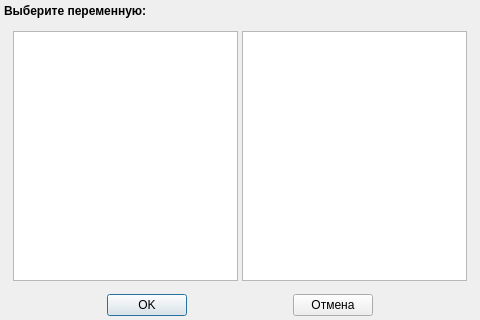
<?xml version="1.0" encoding="UTF-8"?>
<ui version="4.0">
 <class>ComponentSelectionDialog</class>
 <widget class="QDialog" name="ComponentSelectionDialog">
  <property name="geometry">
   <rect>
    <x>0</x>
    <y>0</y>
    <width>480</width>
    <height>320</height>
   </rect>
  </property>
  <property name="windowTitle">
   <string>Выбор переменной</string>
  </property>
  <layout class="QVBoxLayout" name="verticalLayout">
   <property name="spacing">
    <number>4</number>
   </property>
   <property name="margin">
    <number>4</number>
   </property>
   <item>
    <widget class="QLabel" name="titleLabel">
     <property name="font">
      <font>
       <weight>75</weight>
       <bold>true</bold>
      </font>
     </property>
     <property name="text">
      <string>Выберите переменную:</string>
     </property>
    </widget>
   </item>
   <item>
    <widget class="QWidget" name="dividerWidget" native="true">
     <property name="sizePolicy">
      <sizepolicy hsizetype="Preferred" vsizetype="MinimumExpanding">
       <horstretch>0</horstretch>
       <verstretch>0</verstretch>
      </sizepolicy>
     </property>
     <layout class="QHBoxLayout" name="dividerLayout">
      <property name="spacing">
       <number>4</number>
      </property>
      <item>
       <widget class="QListWidget" name="pagesListWidget"/>
      </item>
      <item>
       <widget class="QListWidget" name="variablesListWidget"/>
      </item>
     </layout>
    </widget>
   </item>
   <item>
    <layout class="QHBoxLayout" name="horizontalLayout_2">
     <property name="spacing">
      <number>4</number>
     </property>
     <item>
      <spacer name="horizontalSpacer">
       <property name="orientation">
        <enum>Qt::Horizontal</enum>
       </property>
       <property name="sizeHint" stdset="0">
        <size>
         <width>40</width>
         <height>20</height>
        </size>
       </property>
      </spacer>
     </item>
     <item>
      <widget class="QPushButton" name="okButton">
       <property name="text">
        <string>OK</string>
       </property>
      </widget>
     </item>
     <item>
      <spacer name="horizontalSpacer_2">
       <property name="orientation">
        <enum>Qt::Horizontal</enum>
       </property>
       <property name="sizeHint" stdset="0">
        <size>
         <width>40</width>
         <height>20</height>
        </size>
       </property>
      </spacer>
     </item>
     <item>
      <widget class="QPushButton" name="cancelButton">
       <property name="text">
        <string>Отмена</string>
       </property>
      </widget>
     </item>
     <item>
      <spacer name="horizontalSpacer_3">
       <property name="orientation">
        <enum>Qt::Horizontal</enum>
       </property>
       <property name="sizeHint" stdset="0">
        <size>
         <width>40</width>
         <height>20</height>
        </size>
       </property>
      </spacer>
     </item>
    </layout>
   </item>
  </layout>
 </widget>
 <resources/>
 <connections/>
</ui>
